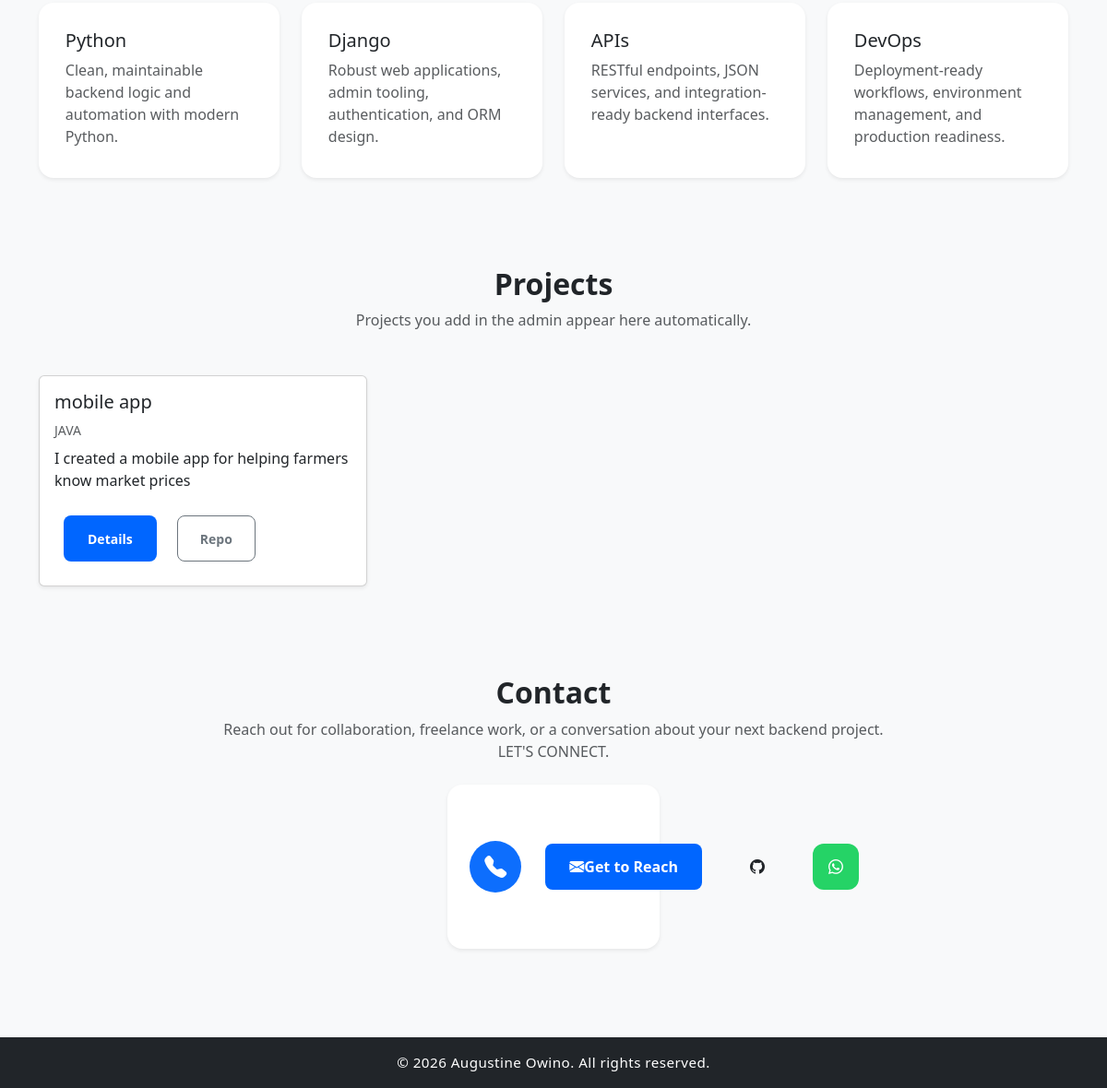
Before: / (lower part) with the older database file.
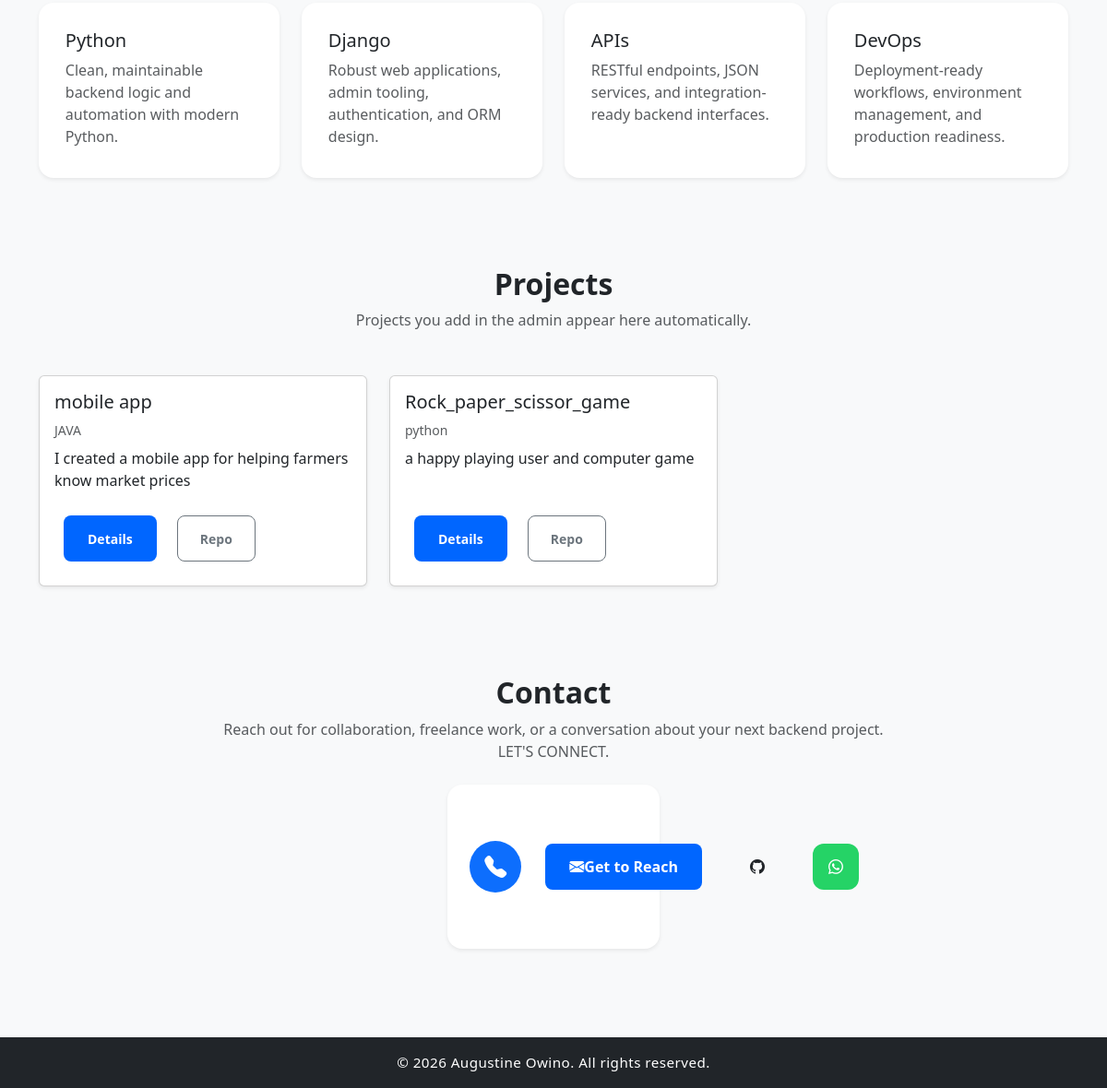
After: the same page with the newer database file.
### projects/models.py (models this page shows, shortened)
class Project(models.Model):
    title = models.CharField(max_length=100)
    description = models.TextField()
    technology = models.CharField(max_length=50) # e.g. "Django, Bootstrap"
    github_link = models.URLField(blank=True)

### projects/views.py (the view)
# urls.py: path('', views.portfolio_index, name='portfolio_index'),
def portfolio_index(request):
    projects = Project.objects.all()
    context = {
        'projects': projects
    }
    return render(request, 'projects/portfolio_index.html', context)

### projects/templates/projects/portfolio_index.html (shortened to what this page needs)
{% extends "projects/base.html" %}
{% load static %}
{% block content %}
<section id="skills" class="py-5 bg-light">
    <div class="container">
        <div class="row g-4">
            <div class="col-md-6 col-lg-3">
                <div class="card skill-card shadow-sm">
                    <div class="card-body">
                        <h5 class="card-title">Python</h5>
                        <p class="card-text text-muted">Clean, maintainable backend logic and automation with modern Python.</p>
                    </div>
                </div>
            </div>
            <div class="col-md-6 col-lg-3">
                <div class="card skill-card shadow-sm">
                    <div class="card-body">
                        <h5 class="card-title">Django</h5>
                        <p class="card-text text-muted">Robust web applications, admin tooling, authentication, and ORM design.</p>
                    </div>
                </div>
            </div>
            <div class="col-md-6 col-lg-3">
                <div class="card skill-card shadow-sm">
                    <div class="card-body">
                        <h5 class="card-title">APIs</h5>
                        <p class="card-text text-muted">RESTful endpoints, JSON services, and integration-ready backend interfaces.</p>
                    </div>
                </div>
            </div>
            <div class="col-md-6 col-lg-3">
                <div class="card skill-card shadow-sm">
                    <div class="card-body">
                        <h5 class="card-title">DevOps</h5>
                        <p class="card-text text-muted">Deployment-ready workflows, environment management, and production readiness.</p>
                    </div>
                </div>
            </div>
        </div>
    </div>
</section>
<section id="projects" class="py-5">
    <div class="container">
        <div class="text-center mb-5">
            <h2 class="fw-bold">Projects</h2>
            <p class="text-muted">Projects you add in the admin appear here automatically.</p>
        </div>
        <div class="row g-4">
            {% for project in projects %}
            <div class="col-md-6 col-lg-4">
                <div class="card h-100 shadow-sm">
                    <div class="card-body d-flex flex-column">
                        <h5 class="card-title">{{ project.title }}</h5>
                        <p class="text-muted small mb-2">{{ project.technology }}</p>
                        <p class="card-text mb-3">{{ project.description|truncatechars:120 }}</p>
                        <div class="mt-auto">
                            <a href="{% url 'project_detail' project.pk %}" class="btn btn-primary btn-sm">Details</a>
                            {% if project.github_link %}
                            <a href="{{ project.github_link }}" target="_blank" class="btn btn-outline-secondary btn-sm ms-2">Repo</a>
                            {% endif %}
                        </div>
                    </div>
                </div>
            </div>
            {% empty %}
            <div class="col-12 text-center">
                <p class="text-muted">No projects yet — add one in the admin to display it here.</p>
            </div>
            {% endfor %}
        </div>
    </div>
</section>
<section id="contact" class="py-5">
    <div class="container">
        <div class="row justify-content-center">
            <div class="col-lg-8 text-center">
                <h2 class="fw-bold">Contact</h2>
                <p class="text-muted mb-4">Reach out for collaboration, freelance work, or a conversation about your next backend project. LET'S CONNECT.</p>
                <div class="row gx-4 gy-3 justify-content-center">
                    <div class="col-md-6 col-lg-4">
                        <div class="card shadow-sm border-0 rounded-4 p-4">
                            <div class="d-flex align-items-center gap-3">
                                <span class="badge bg-primary rounded-circle p-3"><i class="bi bi-telephone-fill fs-4"></i></span>
                                <div>
                                <div class="contact-row-container">
                                    <a href="mailto:augustineowino357@gmail.com" class="btn btn-primary"><i class="bi bi-envelope-fill"></i> Get to Reach</a>
                                    <a href="https://github.com/augustineowino357-design" target="_blank" rel="noopener noreferrer" class="btn btn-github"><i class="bi bi-github"></i></a>
                                    <a href="https://wa.me/254719642098" target="_blank" rel="noopener noreferrer" class="btn btn-whatsapp"><i class="bi bi-whatsapp"></i></a>
                                </div>
                                </div>
                            </div>
                        </div>
                    </div>
                </div>
            </div>
        </div>
    </div>
</section>
{% endblock content %}

### projects/templates/projects/base.html (shortened to what this page needs)
{% load static %}
<!DOCTYPE html>
<html lang="en">
<head>
<link rel="stylesheet" href="{% static 'stile.css' %}">
    <link href="https://cdn.jsdelivr.net/npm/bootstrap@5.3.3/dist/css/bootstrap.min.css" rel="stylesheet">
    <link rel="stylesheet" href="https://cdn.jsdelivr.net/npm/bootstrap-icons@1.11.3/font/bootstrap-icons.min.css">
</head>
<body class="bg-light text-body">
    <main class="flex-shrink-0">
        {% block content %}{% endblock %}
    </main>
    <footer class="bg-dark text-white text-center py-3 mt-5">
        <div class="container">
            <p class="mb-0 footer-sm">&copy; 2026 Augustine Owino. All rights reserved.</p>
        </div>
    </footer>
</body>
</html>

### projects/static/stile.css (style rules this page uses)
.btn { display: inline-block; padding: 12px 30px; margin: 10px; font-size: 16px; font-weight: bold; text-decoration: none; border-radius: 8px; transition: background 0.3s ease; }
.btn-primary { background-color: #0066ff; color: white; border: 2px solid #0066ff; }
.btn-github { background-color: #111; color: #ffffff; border: 2px solid transparent; width: 50px; padding: 0.5rem 0.6rem; display: inline-flex; align-items: center; justify-content: center; }

### projects/templates/projects/base.html (style rules this page uses)
html { scroll-behavior: smooth; }
body { background-color: #f8f9fa; }
.skill-card { min-height: 190px; border: 0; border-radius: 1rem; }
.skill-card .card-body { padding: 1.8rem; }
.footer-sm { font-size: 0.95rem; letter-spacing: .03em; }

### projects/templates/projects/portfolio_index.html (style rules this page uses)
.contact-row-container { display: flex; flex-direction: row; justify-content: center; align-items: center; flex-wrap: nowrap; gap: 15px; margin: 30px auto; width: 100%; max-width: 800px; }
.btn { display: inline-flex; align-items: center; justify-content: center; padding: 12px 24px; border-radius: 8px; font-weight: bold; text-decoration: none; transition: transform 0.2s ease, background 0.3s ease; height: 50px; white-space: nowrap; }
.contact-row-container .btn { min-width: 50px; flex: 0 0 auto; }
.contact-row-container .btn.btn-outline, .contact-row-container .btn.btn-whatsapp, .contact-row-container .btn.btn-sms, .contact-row-container .btn.btn-instagram { width: 50px; padding: 0; border-radius: 12px; }
.btn-primary { background-color: #0066ff; color: white; border: 2px solid transparent; }
.btn-whatsapp { background-color: #25D366; color: white; border: 2px solid transparent; }

Changed rows visible on the page:
added Project: title "Rock_paper_scissor_game", technology "python", description "a happy playing user and computer game"
